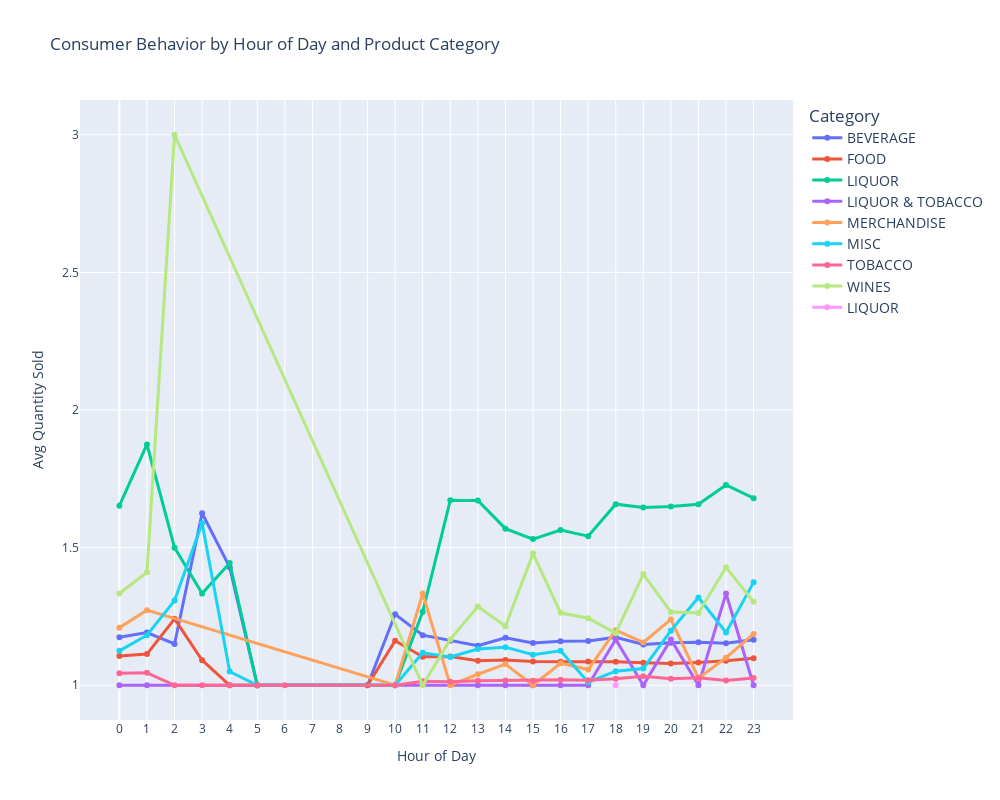

The notebook cell this image was saved under:
### Code cell
import plotly.express as px

# Assuming 'hourly_category_sales' is your data frame
fig = px.line(hourly_category_sales_quantity_avg, x='hour', y='Quantity', color='Category', 
              markers=True, title='Consumer Behavior by Hour of Day and Product Category')

# Update axis labels
fig.update_layout(
    xaxis_title="Hour of Day",
    yaxis_title="Avg Quantity Sold",
    xaxis=dict(tickmode='array', tickvals=list(range(0, 24)))  # Show each hour on x-axis
)

# Add event listener for clickable legend (toggle lines)
fig.update_traces(
    line=dict(width=3),  # Make the lines thicker for better visibility
    selector=dict(mode='lines+markers')  # Only add interactivity to lines and markers
)

# Enable the legend click behavior
fig.update_layout(
    showlegend=True,
    legend_title='Category',
    width=1000,  # Width of the plot
    height=800,  # Height of the plot
    legend=dict(font=dict(size=14)) 
)

# Show the interactive plot
fig.show()

### Figure 1 — Plotly figure (JSON) as saved in the notebook; plotly's stock layout.template omitted (floating-point values rounded to 4 significant figures)
{"data": [{"hovertemplate": "Category=BEVERAGE<br>hour=%{x}<br>Quantity=%{y}<extra></extra>", "legendgroup": "BEVERAGE", "line": {"color": "#636efa", "dash": "solid", "width": 3}, "marker": {"symbol": "circle"}, "mode": "lines+markers", "name": "BEVERAGE", "orientation": "v", "showlegend": true, "type": "scatter", "x": [0, 1, 2, 3, 4, 5, 9, 10, 11, 12, 13, 14, 15, 16, 17, 18, 19, 20, 21, 22, 23], "xaxis": "x", "y": [1.174, 1.192, 1.15, 1.625, 1.429, 1, 1, 1.258, 1.182, 1.162, 1.144, 1.173, 1.153, 1.16, 1.161, 1.174, 1.148, 1.155, 1.156, 1.152, 1.165], "yaxis": "y"}, {"hovertemplate": "Category=FOOD<br>hour=%{x}<br>Quantity=%{y}<extra></extra>", "legendgroup": "FOOD", "line": {"color": "#EF553B", "dash": "solid", "width": 3}, "marker": {"symbol": "circle"}, "mode": "lines+markers", "name": "FOOD", "orientation": "v", "showlegend": true, "type": "scatter", "x": [0, 1, 2, 3, 4, 5, 9, 10, 11, 12, 13, 14, 15, 16, 17, 18, 19, 20, 21, 22, 23], "xaxis": "x", "y": [1.106, 1.113, 1.241, 1.091, 1, 1, 1, 1.162, 1.103, 1.104, 1.089, 1.092, 1.086, 1.085, 1.087, 1.085, 1.082, 1.079, 1.083, 1.089, 1.098], "yaxis": "y"}, {"hovertemplate": "Category=LIQUOR<br>hour=%{x}<br>Quantity=%{y}<extra></extra>", "legendgroup": "LIQUOR", "line": {"color": "#00cc96", "dash": "solid", "width": 3}, "marker": {"symbol": "circle"}, "mode": "lines+markers", "name": "LIQUOR", "orientation": "v", "showlegend": true, "type": "scatter", "x": [0, 1, 2, 3, 4, 5, 10, 11, 12, 13, 14, 15, 16, 17, 18, 19, 20, 21, 22, 23], "xaxis": "x", "y": [1.652, 1.875, 1.5, 1.333, 1.444, 1, 1, 1.267, 1.672, 1.671, 1.569, 1.531, 1.564, 1.542, 1.658, 1.646, 1.649, 1.658, 1.728, 1.68], "yaxis": "y"}, {"hovertemplate": "Category=LIQUOR & TOBACCO<br>hour=%{x}<br>Quantity=%{y}<extra></extra>", "legendgroup": "LIQUOR & TOBACCO", "line": {"color": "#ab63fa", "dash": "solid", "width": 3}, "marker": {"symbol": "circle"}, "mode": "lines+markers", "name": "LIQUOR & TOBACCO", "orientation": "v", "showlegend": true, "type": "scatter", "x": [0, 1, 13, 14, 15, 16, 17, 18, 19, 20, 21, 22, 23], "xaxis": "x", "y": [1, 1, 1, 1, 1, 1, 1, 1.167, 1, 1.167, 1, 1.333, 1], "yaxis": "y"}, {"hovertemplate": "Category=MERCHANDISE<br>hour=%{x}<br>Quantity=%{y}<extra></extra>", "legendgroup": "MERCHANDISE", "line": {"color": "#FFA15A", "dash": "solid", "width": 3}, "marker": {"symbol": "circle"}, "mode": "lines+markers", "name": "MERCHANDISE", "orientation": "v", "showlegend": true, "type": "scatter", "x": [0, 1, 10, 11, 12, 13, 14, 15, 16, 17, 18, 19, 20, 21, 22, 23], "xaxis": "x", "y": [1.209, 1.273, 1, 1.333, 1, 1.04, 1.077, 1, 1.08, 1.057, 1.2, 1.156, 1.239, 1.026, 1.1, 1.186], "yaxis": "y"}, {"hovertemplate": "Category=MISC<br>hour=%{x}<br>Quantity=%{y}<extra></extra>", "legendgroup": "MISC", "line": {"color": "#19d3f3", "dash": "solid", "width": 3}, "marker": {"symbol": "circle"}, "mode": "lines+markers", "name": "MISC", "orientation": "v", "showlegend": true, "type": "scatter", "x": [0, 1, 2, 3, 4, 5, 10, 11, 12, 13, 14, 15, 16, 17, 18, 19, 20, 21, 22, 23], "xaxis": "x", "y": [1.125, 1.182, 1.308, 1.588, 1.05, 1, 1, 1.118, 1.103, 1.132, 1.138, 1.111, 1.125, 1.011, 1.051, 1.061, 1.198, 1.319, 1.191, 1.374], "yaxis": "y"}, {"hovertemplate": "Category=TOBACCO<br>hour=%{x}<br>Quantity=%{y}<extra></extra>", "legendgroup": "TOBACCO", "line": {"color": "#FF6692", "dash": "solid", "width": 3}, "marker": {"symbol": "circle"}, "mode": "lines+markers", "name": "TOBACCO", "orientation": "v", "showlegend": true, "type": "scatter", "x": [0, 1, 2, 3, 4, 5, 6, 10, 11, 12, 13, 14, 15, 16, 17, 18, 19, 20, 21, 22, 23], "xaxis": "x", "y": [1.043, 1.045, 1, 1, 1, 1, 1, 1, 1.014, 1.013, 1.016, 1.017, 1.016, 1.02, 1.018, 1.024, 1.033, 1.024, 1.027, 1.017, 1.026], "yaxis": "y"}, {"hovertemplate": "Category=WINES<br>hour=%{x}<br>Quantity=%{y}<extra></extra>", "legendgroup": "WINES", "line": {"color": "#B6E880", "dash": "solid", "width": 3}, "marker": {"symbol": "circle"}, "mode": "lines+markers", "name": "WINES", "orientation": "v", "showlegend": true, "type": "scatter", "x": [0, 1, 2, 11, 12, 13, 14, 15, 16, 17, 18, 19, 20, 21, 22, 23], "xaxis": "x", "y": [1.333, 1.411, 3, 1, 1.167, 1.286, 1.214, 1.478, 1.263, 1.243, 1.189, 1.404, 1.266, 1.263, 1.429, 1.303], "yaxis": "y"}, {"hovertemplate": "Category=LIQUOR <br>hour=%{x}<br>Quantity=%{y}<extra></extra>", "legendgroup": "LIQUOR ", "line": {"color": "#FF97FF", "dash": "solid", "width": 3}, "marker": {"symbol": "circle"}, "mode": "lines+markers", "name": "LIQUOR ", "orientation": "v", "showlegend": true, "type": "scatter", "x": [18], "xaxis": "x", "y": [1], "yaxis": "y"}], "layout": {"height": 800, "legend": {"font": {"size": 14}, "title": {"text": "Category"}, "tracegroupgap": 0}, "showlegend": true, "title": {"text": "Consumer Behavior by Hour of Day and Product Category"}, "width": 1000, "xaxis": {"anchor": "y", "autorange": true, "domain": [0, 1], "range": [-1.431, 24.43], "tickmode": "array", "tickvals": [0, 1, 2, 3, 4, 5, 6, 7, 8, 9, 10, 11, 12, 13, 14, 15, 16, 17, 18, 19, 20, 21, 22, 23], "title": {"text": "Hour of Day"}, "type": "linear"}, "yaxis": {"anchor": "x", "autorange": true, "domain": [0, 1], "range": [0.8738, 3.126], "title": {"text": "Avg Quantity Sold"}, "type": "linear"}}}
